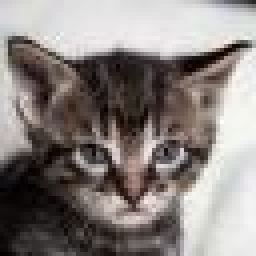
#> input picture training-data/cat/002.jpg, 64 x 64 px, found by its file name (shown 4 times larger); its folder holds 4 pictures in this run
$ python main.py
#> lines starting #> are read from the running program, lines starting #| are printed output that depends on the picture
### ImageAugmentation.py
import os
from PIL import Image

class ImageAugmentor:
    def __init__(self, source_folder, output_folder):
        self.source_folder = source_folder
        self.output_folder = output_folder

        # Create output folder if it doesn't exist
        if not os.path.exists(self.output_folder):
            os.makedirs(self.output_folder)

    def is_already_augmented(self, filename):
        """ Checks if an image has already been augmented by looking for rotated files """
#> called with filename = '002.jpg'
        base_filename = os.path.splitext(filename)[0]
        for angle in [0, 90, 180, 270]:
            rotated_filename = f"{base_filename}_rotated_{angle}.jpg"
            if not os.path.exists(os.path.join(self.output_folder, rotated_filename)):
                return False
        return True

    def rotate_and_save(self, image_path, filename):
        """ Rotates the image by 0, 90, 180, and 270 degrees and saves them """
#> called with image_path = 'training-data\\cat/002.jpg', filename = '002.jpg'
        img = Image.open(image_path)
#> img is the input picture: PIL image 64x64 RGB; mean R, G, B 137.5, 130.5, 127.6
        base_filename = os.path.splitext(filename)[0]

        for angle in [0, 90, 180, 270]:
            rotated_filename = f"{base_filename}_rotated_{angle}.jpg"
            rotated_filepath = os.path.join(self.output_folder, rotated_filename)

            # Skip if the rotated file already exists
            if os.path.exists(rotated_filepath):
                print(f"Skipping {rotated_filename}, already exists.")
                continue

            rotated_img = img.rotate(angle)
            rotated_img.save(rotated_filepath)
#> this loop made 4 passes
#> pass 2, in rotate_and_save, `rotated_img = img.rotate(angle)`:
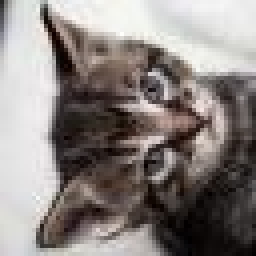
#> rotated_img: PIL image 64x64 RGB (shown 4 times larger); mean R, G, B 137.5, 130.5, 127.6
#> pass 3, in rotate_and_save, `rotated_img = img.rotate(angle)`:
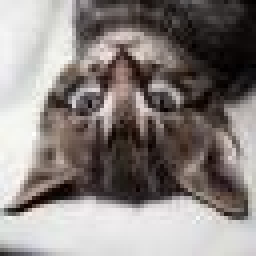
#> rotated_img: PIL image 64x64 RGB (shown 4 times larger); mean R, G, B 137.5, 130.5, 127.6
#> after the loop:
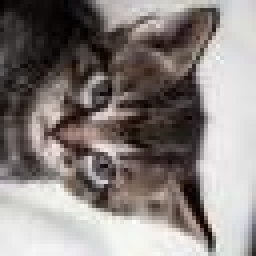
#> rotated_img: PIL image 64x64 RGB (shown 4 times larger); mean R, G, B 137.5, 130.5, 127.6
            # print(f"Saved {rotated_filename}")

    def process_images(self):
        """ Processes all .jpg images in the source folder """
        for filename in os.listdir(self.source_folder):
            if filename.endswith(".jpg"):
                image_path = os.path.join(self.source_folder, filename)

                # Check if the image is already augmented
                if self.is_already_augmented(filename):
                    print(f"Skipping {filename}, already augmented.")
                    continue

                # Perform augmentation if not already augmented
                self.rotate_and_save(image_path, filename)
#> pass 2 of the loop in process_images, `for filename in os.listdir(self.source_folder):`:
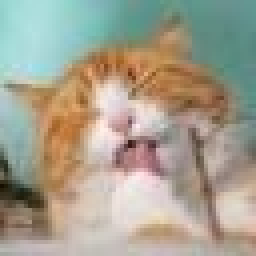
#> input picture training-data/cat/003.jpg, 64 x 64 px, found by its file name (shown 4 times larger)
#> in rotate_and_save, img is the input picture: PIL image 64x64 RGB; mean R, G, B 164.9, 160.2, 143.7
#> the loop in rotate_and_save (call 2), `for angle in [0, 90, 180, 270]:` made 4 passes
#> pass 3, in rotate_and_save (call 2), `rotated_img = img.rotate(angle)`:
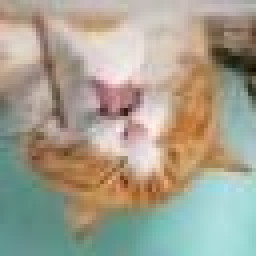
#> rotated_img: PIL image 64x64 RGB (shown 4 times larger); mean R, G, B 164.9, 160.2, 143.7
#> after the loop in rotate_and_save (call 2), `for angle in [0, 90, 180, 270]:`:
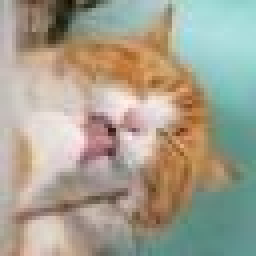
#> rotated_img: PIL image 64x64 RGB (shown 4 times larger); mean R, G, B 164.9, 160.2, 143.7
#> pass 3 of the loop in process_images, `for filename in os.listdir(self.source_folder):`:
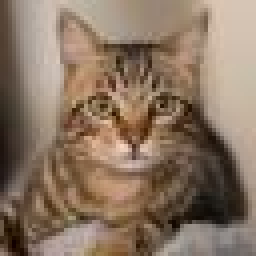
#> input picture training-data/cat/007.jpg, 64 x 64 px, found by its file name (shown 4 times larger)
#> in rotate_and_save, img is the input picture: PIL image 64x64 RGB; mean R, G, B 138.1, 116.9, 98.5
#> the loop in rotate_and_save (call 3), `for angle in [0, 90, 180, 270]:` made 4 passes
#> pass 3, in rotate_and_save (call 3), `rotated_img = img.rotate(angle)`:
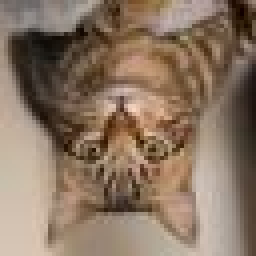
#> rotated_img: PIL image 64x64 RGB (shown 4 times larger); mean R, G, B 138.1, 116.9, 98.5
#> after the loop in rotate_and_save (call 3), `for angle in [0, 90, 180, 270]:`:
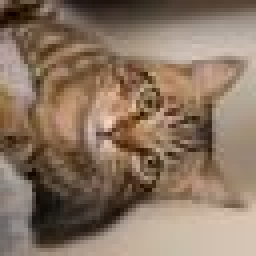
#> rotated_img: PIL image 64x64 RGB (shown 4 times larger); mean R, G, B 138.1, 116.9, 98.5
#> the loop made 4 passes; the first 3 are shown

### main.py
import pickle
from ImageAugmentation import ImageAugmentor
from image2matrix import i2m
from dl_utils import dlf
import numpy as np

class Main:
    @staticmethod
    def main():

        # Augmentation of .jpg files.
        # All .jpg files are augmented by rotating 0, 90, 180, 270 degrees and put into an output folder

        # Data folder paths for cat and noncat images
        image_folder_cat = "training-data\\cat"
        image_folder_noncat = "training-data\\noncat"

        # Output folders
        output_folder_cat = "augmented-training-data\\augmented_cat"
        output_folder_noncat = "augmented-training-data\\augmented_noncat"

        # Create instances of ImageAugmentor for cat and noncat folders
        cat_augmentor = ImageAugmentor(image_folder_cat, output_folder_cat)
        noncat_augmentor = ImageAugmentor(image_folder_noncat, output_folder_noncat)

        # Augmentation of images for both categories
        print("Processing cat images...")
        cat_augmentor.process_images()
        print("Processing noncat images...")
        noncat_augmentor.process_images()
        print(f"Rotated images saved to {output_folder_cat} & {output_folder_noncat}")


        # Creating Xm matrix from data
        Xm_cat = i2m.process_folder(output_folder_cat)
        Xm_noncat =  i2m.process_folder(output_folder_noncat)
        Xm = np.concatenate([Xm_cat, Xm_noncat], axis=1)

        Xm = Xm/255


        print(Xm.shape)
        print("--------------")


        # Creating Ym matrix manually
        Ym_cat = np.ones(252).reshape(1, 252)
        Ym_noncat = np.zeros(248).reshape(1, 248)
        Ym = np.concatenate([Ym_cat, Ym_noncat], axis=1)

        # Xm, Ym = i2m.shuffle_xy_together(Xm, Ym)

        print(Ym_cat.shape)
        print(Ym_noncat.shape)
        print(Ym.shape)
        print("--------------")


        final_parameters = dlf.L_layer_model(Xm, Ym, [12288, 4096, 6, 1], 0.005, 5000, True)

        # Write to file
        with open("final_parameters.pkl", "wb") as file:
            pickle.dump(final_parameters, file)


if __name__ == "__main__":
#> (the run stopped early here; a loop or call above may not have finished)
